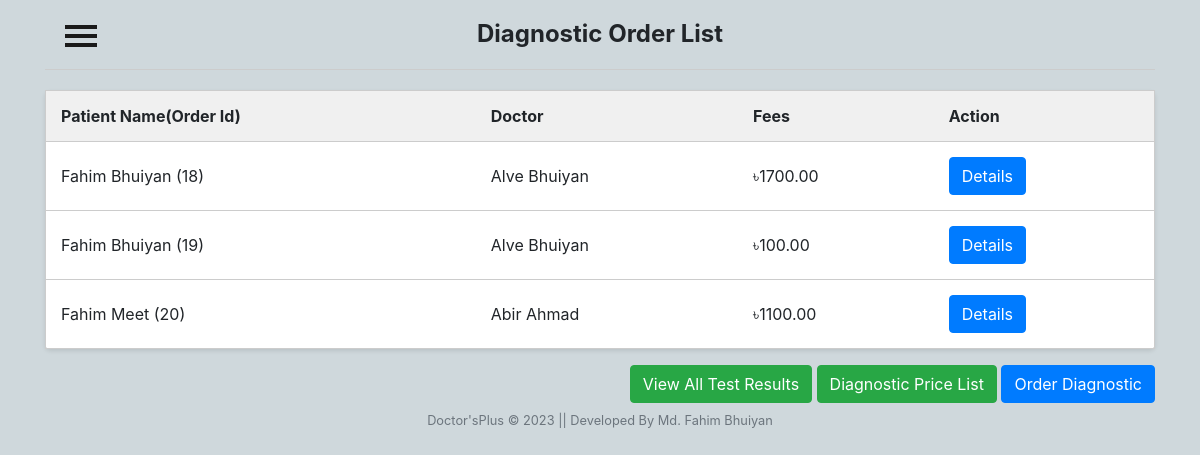
The app's page /patient/diagnostic_details/ (signed in) with its own data.
### patient/models.py (models this page shows, shortened)
class DiagnosticOrder(models.Model):
    GENDER_CHOICES = (
        ('Male', 'Male'),
        ('Female', 'Female'),
        ('Other', 'Other'),
    )
    patient = models.ForeignKey(User, on_delete=models.CASCADE)
    patient_name = models.CharField(max_length=20, null=True)
    patient_age = models.IntegerField(null=True)
    patient_mobile = models.CharField(max_length=20, null=True)
    patient_email = models.EmailField(null=True)
    patient_gender = models.CharField(max_length=6, choices=GENDER_CHOICES, null=True)
    doctor = models.ForeignKey(Doctor, on_delete=models.CASCADE)
    Address = models.CharField(max_length=250)
    additional_tests = models.ManyToManyField(Diagnostic, related_name='additional_orders')
    payment_amount = models.DecimalField(max_digits=8, decimal_places=2)
    payment_status = models.BooleanField(default=True)

### doctor/models.py (models this page shows, shortened)
class Doctor(models.Model):
    user = models.OneToOneField(User, on_delete=models.CASCADE)
    bmdc = models.CharField(max_length=10, null=False, unique=True, default='')
    address = models.CharField(max_length=40, default='')
    mobile = models.CharField(
        max_length=20, null=False, unique=True, default='')
    date_of_birth = models.DateField(null=True, blank=True)
    specialist = models.CharField(max_length=40, default='')
    experience = models.CharField(max_length=2, default='')
    hospital = models.CharField(max_length=40, null=True, blank=True)
    consultation_fee = models.CharField(max_length=40, default='')
    bio = models.CharField(max_length=200, default='')
    gender_choices = (
        ('Male', 'Male'),
        ('Female', 'Female'),
        ('Other', 'Other'),
    )
    gender = models.CharField(
        max_length=6, choices=gender_choices, null=True, blank=True)
    def __str__(self):
        return self.user.first_name + " "+self.user.last_name

### patient/views.py (the view)
# urls.py: path('diagnostic_details/', views.diagnostic_details, name='diagnostic_details'),
def diagnostic_details(request):
    orders = DiagnosticOrder.objects.filter(patient=request.user)
    return render(request, 'diagnostics/diagnostic_details.html', {'orders': orders})

### Templates/diagnostics/diagnostic_details.html (shortened to what this page needs)
{% load static %}
<html lang="en">
<head>
</head>
<body>
    {% include "patient/sidenav_bar.html" %}
    <div class="container">
        <h2 class="section-title text-center">Diagnostic Order List</h2>
        <div class="divider"></div>
        <table class="appointment-table">
            <tr>
                <th>Patient Name(Order Id)</th>
                <th>Doctor</th>
                <th>Fees</th>
                <th>Action</th>
            </tr>
            {% for order in orders%}
            <tr>
                <td>{{ order.patient_name }} ({{order.id}})</td>
                <td>{{ order.doctor }}</td>
                <td> ৳{{ order.payment_amount }}</td>
                <td><a href="{% url 'details' order.pk %}" class="btn btn-primary">Details</a></td>
            </tr>
            {% empty %}
            <tr>
                <td colspan="5" class="no-appointments">No Test available.</td>
            </tr>
            {% endfor %}
        </table>
        <div class="buttuon pt-3 text-right">
            <a href="{% url 'test-result-list' %}" class="btn btn-success">View All Test Results</a>
            <a href="{% url 'diagnostic-list' %}" class="btn btn-success">Diagnostic Price List</a>
            <a href="{% url 'diagnostic-order-create' %}" class="btn btn-primary">Order Diagnostic</a>
        </div>
    </div>
    {% include "Home/footer.html" %}
</body>
</html>

### static/CSS/patientnav.css (style rules this page uses)
body { position: relative; overflow-x: hidden; background-color: #cfd8dc; }
body, html { height: 100%; }

### Templates/diagnostics/diagnostic_details.html (style rules this page uses)
body { font-family: Arial, sans-serif; margin: 0; padding: 20px; background-color: #f7f7f7; }
.container { max-width: 600px; margin: 0 auto; }
.appointment-table { width: 100%; border-collapse: collapse; background-color: #fff; border: 1px solid #ccc; border-radius: 5px; box-shadow: 0 2px 4px rgba(0, 0, 0, 0.1); }
.appointment-table th, .appointment-table td { padding: 15px; text-align: left; border-bottom: 1px solid #ccc; }
.appointment-table th { background-color: #f0f0f0; }
.appointment-table tr:last-child td { border-bottom: none; }
.section-title { font-size: 24px; font-weight: bold; margin-bottom: 10px; }
.divider { border-top: 1px solid #ccc; margin: 20px 0; }

### records on screen
DiagnosticOrder: patient_name "Fahim Bhuiyan", id "18", doctor "Alve Bhuiyan", payment_amount "1700.00"
DiagnosticOrder: patient_name "Fahim Bhuiyan", id "19", doctor "Alve Bhuiyan", payment_amount "100.00"
DiagnosticOrder: patient_name "Fahim Meet", id "20", doctor "Abir Ahmad", payment_amount "1100.00"
